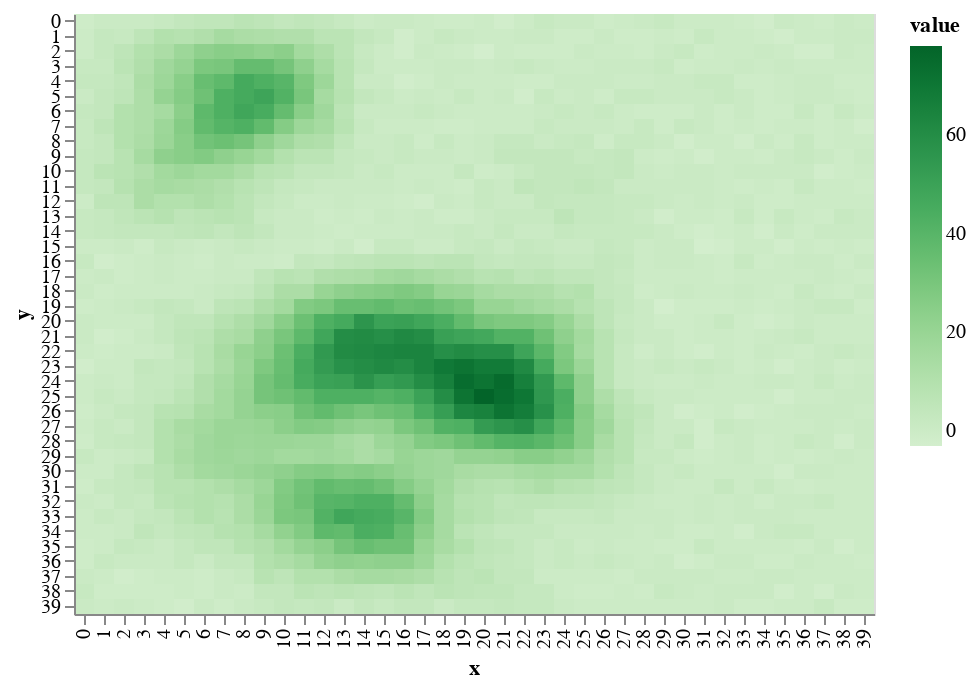

Notebook cell for this chart:
### Code cell
draw.drawTerrainHeight(world.grid_elevation)

### Figure 1 — Vega-Lite specification as saved in the notebook (floating-point values rounded to 4 significant figures; data arrays with more than 128 entries replaced by an {"elided": "..."} marker saying what was removed)
{"$schema": "https://vega.github.io/schema/vega-lite/v2.6.0.json", "config": {"view": {"height": 300, "width": 400}}, "data": {"name": "data-e54f38a5e4de9926637b677e5412bd9a"}, "datasets": {"data-e54f38a5e4de9926637b677e5412bd9a": {"elided": "1600 records"}}, "encoding": {"color": {"field": "value", "scale": {"scheme": "greens"}, "type": "quantitative"}, "x": {"field": "x", "type": "ordinal"}, "y": {"field": "y", "type": "ordinal"}}, "mark": "rect"}
